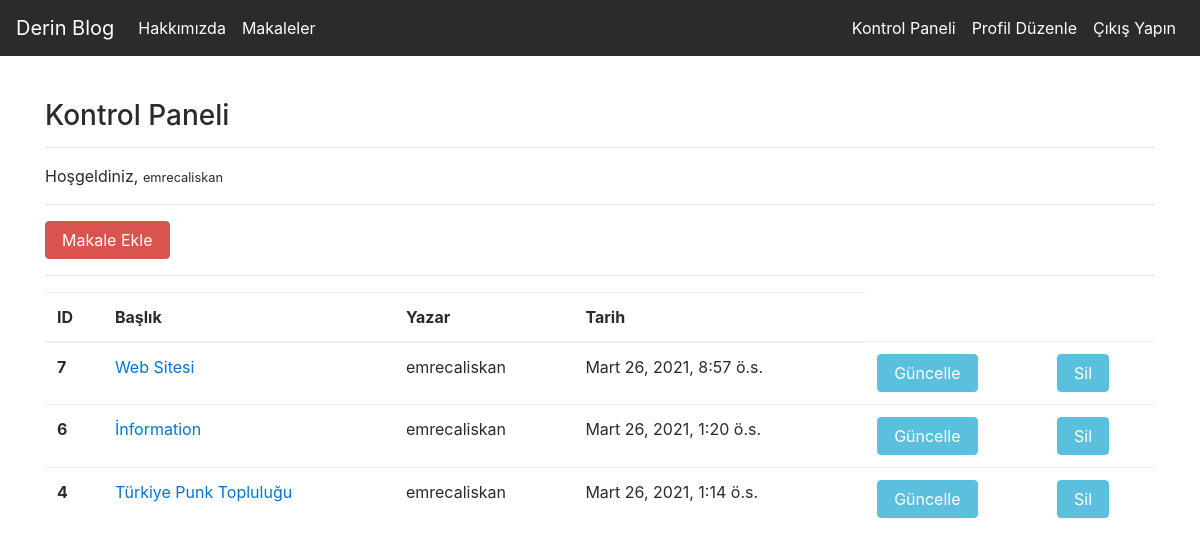
Screenshot of /articles/dashboard/ (signed in) with the database file from the repository.
### article/models.py (models this page shows, shortened)
class Article(models.Model):
    author = models.ForeignKey("auth.User",on_delete = models.CASCADE,verbose_name="Yazar")
    title = models.CharField(max_length=50,verbose_name="Başlık")
    content = RichTextField(verbose_name = "İçreik")
    created_date = models.DateTimeField(auto_now_add=True,verbose_name="Oluşturulma Tarihi")
    article_image = models.FileField(blank = True,null = True,verbose_name = "Fotoğraf Ekleyin")
    class Meta:
        ordering = ['-created_date']

### article/views.py (the view)
@login_required(login_url = "user:loginUser")
def dashboard(request):
    articles = Article.objects.filter(author = request.user)
    content = {
        "articles" : articles
    }
    return render(request,"dashboard.html",content)

### templates/dashboard.html
{% extends "layout.html" %}
{% block body %}
<h3>Kontrol Paneli</h3>
<hr>
<p>
    Hoşgeldiniz, <small>{{request.user.username}}</small>
</p>
<hr>
<a class="btn btn-danger" href="{% url 'article:addarticle' %}">Makale Ekle</a>
<hr>
{% if articles %}
<table class="table table-hover">
  <thead>
    <tr>
      <th scope="col">ID</th>
      <th scope="col">Başlık</th>
      <th scope="col">Yazar</th>
      <th scope="col">Tarih</th>
    </tr>
  </thead>
  <tbody>
  {% for article in articles %}
   <tr>
      <th scope="row">{{article.id}}</th>
      <td><a href="{% url 'article:detail' article.id %}">{{article.title}}</a></td>
      <td>{{article.author.username}}</td>
      <td>{{article.created_date}}</td>
      <td><a href="{% url 'article:update' article.id %}" class="btn btn-info">Güncelle</a></td>
      <td><a href="{% url 'article:delete' article.id %}" class="btn btn-info">Sil</a></td>
    </tr>
  {% endfor %}
  </tbody>
</table>
{% else %}
  <diV class="alert alert-danger">Henüz Makale Bulunmuyor</diV>
{% endif %}
{% endblock body %}

### rows the page displays
Article: id "7", title "Web Sitesi", author.username "emrecaliskan", created_date "Mart 26, 2021, 8:57 ö.s."
Article: id "6", title "İnformation", author.username "emrecaliskan", created_date "Mart 26, 2021, 1:20 ö.s."
Article: id "4", title "Türkiye Punk Topluluğu", author.username "emrecaliskan", created_date "Mart 26, 2021, 1:14 ö.s."

### other values shown
{{ request.user.username }} "emrecaliskan"
